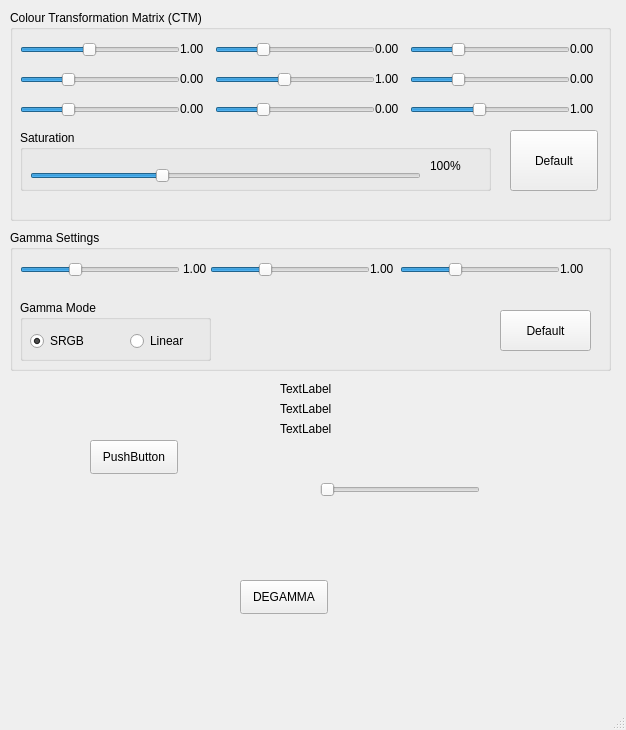
<?xml version="1.0" encoding="UTF-8"?>
<ui version="4.0">
 <class>MainWindow</class>
 <widget class="QMainWindow" name="MainWindow">
  <property name="enabled">
   <bool>true</bool>
  </property>
  <property name="geometry">
   <rect>
    <x>0</x>
    <y>0</y>
    <width>626</width>
    <height>730</height>
   </rect>
  </property>
  <property name="sizePolicy">
   <sizepolicy hsizetype="Preferred" vsizetype="Preferred">
    <horstretch>0</horstretch>
    <verstretch>0</verstretch>
   </sizepolicy>
  </property>
  <property name="minimumSize">
   <size>
    <width>626</width>
    <height>394</height>
   </size>
  </property>
  <property name="maximumSize">
   <size>
    <width>626</width>
    <height>16777215</height>
   </size>
  </property>
  <property name="windowTitle">
   <string>AMDGPU Colour Manager</string>
  </property>
  <widget class="QWidget" name="centralWidget">
   <widget class="QPushButton" name="default_dega">
    <property name="geometry">
     <rect>
      <x>240</x>
      <y>580</y>
      <width>88</width>
      <height>34</height>
     </rect>
    </property>
    <property name="text">
     <string>DEGAMMA</string>
    </property>
   </widget>
   <widget class="QGroupBox" name="groupBox">
    <property name="geometry">
     <rect>
      <x>10</x>
      <y>10</y>
      <width>601</width>
      <height>211</height>
     </rect>
    </property>
    <property name="title">
     <string>Colour Transformation Matrix (CTM)</string>
    </property>
    <widget class="QSlider" name="ctm_s_1">
     <property name="geometry">
      <rect>
       <x>10</x>
       <y>30</y>
       <width>160</width>
       <height>20</height>
      </rect>
     </property>
     <property name="minimum">
      <number>-200</number>
     </property>
     <property name="maximum">
      <number>500</number>
     </property>
     <property name="singleStep">
      <number>1</number>
     </property>
     <property name="pageStep">
      <number>10</number>
     </property>
     <property name="value">
      <number>100</number>
     </property>
     <property name="sliderPosition">
      <number>100</number>
     </property>
     <property name="orientation">
      <enum>Qt::Horizontal</enum>
     </property>
     <property name="tickPosition">
      <enum>QSlider::NoTicks</enum>
     </property>
     <property name="tickInterval">
      <number>0</number>
     </property>
    </widget>
    <widget class="QLabel" name="label_ctm_s_1">
     <property name="geometry">
      <rect>
       <x>170</x>
       <y>30</y>
       <width>31</width>
       <height>18</height>
      </rect>
     </property>
     <property name="text">
      <string>1.00</string>
     </property>
    </widget>
    <widget class="QSlider" name="ctm_s_2">
     <property name="geometry">
      <rect>
       <x>10</x>
       <y>60</y>
       <width>160</width>
       <height>20</height>
      </rect>
     </property>
     <property name="minimum">
      <number>-200</number>
     </property>
     <property name="maximum">
      <number>500</number>
     </property>
     <property name="pageStep">
      <number>10</number>
     </property>
     <property name="value">
      <number>0</number>
     </property>
     <property name="sliderPosition">
      <number>0</number>
     </property>
     <property name="orientation">
      <enum>Qt::Horizontal</enum>
     </property>
    </widget>
    <widget class="QLabel" name="label_ctm_s_2">
     <property name="geometry">
      <rect>
       <x>170</x>
       <y>60</y>
       <width>31</width>
       <height>18</height>
      </rect>
     </property>
     <property name="text">
      <string>0.00</string>
     </property>
    </widget>
    <widget class="QSlider" name="ctm_s_3">
     <property name="geometry">
      <rect>
       <x>10</x>
       <y>90</y>
       <width>160</width>
       <height>20</height>
      </rect>
     </property>
     <property name="minimum">
      <number>-200</number>
     </property>
     <property name="maximum">
      <number>500</number>
     </property>
     <property name="pageStep">
      <number>10</number>
     </property>
     <property name="value">
      <number>0</number>
     </property>
     <property name="sliderPosition">
      <number>0</number>
     </property>
     <property name="orientation">
      <enum>Qt::Horizontal</enum>
     </property>
    </widget>
    <widget class="QLabel" name="label_ctm_s_3">
     <property name="geometry">
      <rect>
       <x>170</x>
       <y>90</y>
       <width>31</width>
       <height>18</height>
      </rect>
     </property>
     <property name="text">
      <string>0.00</string>
     </property>
    </widget>
    <widget class="QSlider" name="ctm_s_4">
     <property name="geometry">
      <rect>
       <x>205</x>
       <y>30</y>
       <width>160</width>
       <height>20</height>
      </rect>
     </property>
     <property name="minimum">
      <number>-200</number>
     </property>
     <property name="maximum">
      <number>500</number>
     </property>
     <property name="pageStep">
      <number>10</number>
     </property>
     <property name="value">
      <number>0</number>
     </property>
     <property name="sliderPosition">
      <number>0</number>
     </property>
     <property name="orientation">
      <enum>Qt::Horizontal</enum>
     </property>
    </widget>
    <widget class="QLabel" name="label_ctm_s_4">
     <property name="geometry">
      <rect>
       <x>365</x>
       <y>30</y>
       <width>31</width>
       <height>18</height>
      </rect>
     </property>
     <property name="text">
      <string>0.00</string>
     </property>
    </widget>
    <widget class="QLabel" name="label_ctm_s_5">
     <property name="geometry">
      <rect>
       <x>365</x>
       <y>60</y>
       <width>31</width>
       <height>18</height>
      </rect>
     </property>
     <property name="text">
      <string>1.00</string>
     </property>
    </widget>
    <widget class="QLabel" name="label_ctm_s_6">
     <property name="geometry">
      <rect>
       <x>365</x>
       <y>90</y>
       <width>31</width>
       <height>18</height>
      </rect>
     </property>
     <property name="text">
      <string>0.00</string>
     </property>
    </widget>
    <widget class="QSlider" name="ctm_s_5">
     <property name="geometry">
      <rect>
       <x>205</x>
       <y>60</y>
       <width>160</width>
       <height>20</height>
      </rect>
     </property>
     <property name="minimum">
      <number>-200</number>
     </property>
     <property name="maximum">
      <number>500</number>
     </property>
     <property name="pageStep">
      <number>10</number>
     </property>
     <property name="value">
      <number>100</number>
     </property>
     <property name="sliderPosition">
      <number>100</number>
     </property>
     <property name="orientation">
      <enum>Qt::Horizontal</enum>
     </property>
    </widget>
    <widget class="QSlider" name="ctm_s_6">
     <property name="geometry">
      <rect>
       <x>205</x>
       <y>90</y>
       <width>160</width>
       <height>20</height>
      </rect>
     </property>
     <property name="minimum">
      <number>-200</number>
     </property>
     <property name="maximum">
      <number>500</number>
     </property>
     <property name="pageStep">
      <number>10</number>
     </property>
     <property name="value">
      <number>0</number>
     </property>
     <property name="sliderPosition">
      <number>0</number>
     </property>
     <property name="orientation">
      <enum>Qt::Horizontal</enum>
     </property>
    </widget>
    <widget class="QSlider" name="ctm_s_7">
     <property name="geometry">
      <rect>
       <x>400</x>
       <y>30</y>
       <width>160</width>
       <height>20</height>
      </rect>
     </property>
     <property name="minimum">
      <number>-200</number>
     </property>
     <property name="maximum">
      <number>500</number>
     </property>
     <property name="pageStep">
      <number>10</number>
     </property>
     <property name="value">
      <number>0</number>
     </property>
     <property name="sliderPosition">
      <number>0</number>
     </property>
     <property name="orientation">
      <enum>Qt::Horizontal</enum>
     </property>
    </widget>
    <widget class="QLabel" name="label_ctm_s_7">
     <property name="geometry">
      <rect>
       <x>560</x>
       <y>30</y>
       <width>31</width>
       <height>18</height>
      </rect>
     </property>
     <property name="text">
      <string>0.00</string>
     </property>
    </widget>
    <widget class="QSlider" name="ctm_s_8">
     <property name="geometry">
      <rect>
       <x>400</x>
       <y>60</y>
       <width>160</width>
       <height>20</height>
      </rect>
     </property>
     <property name="minimum">
      <number>-200</number>
     </property>
     <property name="maximum">
      <number>500</number>
     </property>
     <property name="pageStep">
      <number>10</number>
     </property>
     <property name="value">
      <number>0</number>
     </property>
     <property name="sliderPosition">
      <number>0</number>
     </property>
     <property name="orientation">
      <enum>Qt::Horizontal</enum>
     </property>
    </widget>
    <widget class="QLabel" name="label_ctm_s_8">
     <property name="geometry">
      <rect>
       <x>560</x>
       <y>60</y>
       <width>31</width>
       <height>18</height>
      </rect>
     </property>
     <property name="text">
      <string>0.00</string>
     </property>
    </widget>
    <widget class="QSlider" name="ctm_s_9">
     <property name="geometry">
      <rect>
       <x>400</x>
       <y>90</y>
       <width>160</width>
       <height>20</height>
      </rect>
     </property>
     <property name="minimum">
      <number>-200</number>
     </property>
     <property name="maximum">
      <number>500</number>
     </property>
     <property name="pageStep">
      <number>10</number>
     </property>
     <property name="value">
      <number>100</number>
     </property>
     <property name="sliderPosition">
      <number>100</number>
     </property>
     <property name="orientation">
      <enum>Qt::Horizontal</enum>
     </property>
    </widget>
    <widget class="QLabel" name="label_ctm_s_9">
     <property name="geometry">
      <rect>
       <x>560</x>
       <y>90</y>
       <width>31</width>
       <height>18</height>
      </rect>
     </property>
     <property name="text">
      <string>1.00</string>
     </property>
    </widget>
    <widget class="QPushButton" name="default_ctm">
     <property name="geometry">
      <rect>
       <x>500</x>
       <y>120</y>
       <width>88</width>
       <height>61</height>
      </rect>
     </property>
     <property name="text">
      <string>Default</string>
     </property>
    </widget>
    <widget class="QGroupBox" name="groupBox_3">
     <property name="geometry">
      <rect>
       <x>10</x>
       <y>120</y>
       <width>471</width>
       <height>61</height>
      </rect>
     </property>
     <property name="title">
      <string>Saturation</string>
     </property>
     <widget class="QSlider" name="sat_s">
      <property name="geometry">
       <rect>
        <x>10</x>
        <y>30</y>
        <width>391</width>
        <height>31</height>
       </rect>
      </property>
      <property name="minimum">
       <number>0</number>
      </property>
      <property name="maximum">
       <number>300</number>
      </property>
      <property name="pageStep">
       <number>9</number>
      </property>
      <property name="value">
       <number>100</number>
      </property>
      <property name="orientation">
       <enum>Qt::Horizontal</enum>
      </property>
     </widget>
     <widget class="QLabel" name="label_sat">
      <property name="geometry">
       <rect>
        <x>410</x>
        <y>20</y>
        <width>41</width>
        <height>31</height>
       </rect>
      </property>
      <property name="text">
       <string>100%</string>
      </property>
     </widget>
    </widget>
   </widget>
   <widget class="QGroupBox" name="groupBox_2">
    <property name="geometry">
     <rect>
      <x>10</x>
      <y>230</y>
      <width>601</width>
      <height>141</height>
     </rect>
    </property>
    <property name="title">
     <string>Gamma Settings</string>
    </property>
    <widget class="QSlider" name="rega_s_1">
     <property name="geometry">
      <rect>
       <x>10</x>
       <y>30</y>
       <width>160</width>
       <height>20</height>
      </rect>
     </property>
     <property name="minimum">
      <number>0</number>
     </property>
     <property name="maximum">
      <number>300</number>
     </property>
     <property name="singleStep">
      <number>1</number>
     </property>
     <property name="pageStep">
      <number>10</number>
     </property>
     <property name="value">
      <number>100</number>
     </property>
     <property name="sliderPosition">
      <number>100</number>
     </property>
     <property name="orientation">
      <enum>Qt::Horizontal</enum>
     </property>
     <property name="tickPosition">
      <enum>QSlider::NoTicks</enum>
     </property>
     <property name="tickInterval">
      <number>0</number>
     </property>
    </widget>
    <widget class="QSlider" name="rega_s_2">
     <property name="geometry">
      <rect>
       <x>200</x>
       <y>30</y>
       <width>160</width>
       <height>20</height>
      </rect>
     </property>
     <property name="minimum">
      <number>0</number>
     </property>
     <property name="maximum">
      <number>300</number>
     </property>
     <property name="singleStep">
      <number>1</number>
     </property>
     <property name="pageStep">
      <number>10</number>
     </property>
     <property name="value">
      <number>100</number>
     </property>
     <property name="sliderPosition">
      <number>100</number>
     </property>
     <property name="orientation">
      <enum>Qt::Horizontal</enum>
     </property>
     <property name="tickPosition">
      <enum>QSlider::NoTicks</enum>
     </property>
     <property name="tickInterval">
      <number>0</number>
     </property>
    </widget>
    <widget class="QSlider" name="rega_s_3">
     <property name="geometry">
      <rect>
       <x>390</x>
       <y>30</y>
       <width>160</width>
       <height>20</height>
      </rect>
     </property>
     <property name="minimum">
      <number>0</number>
     </property>
     <property name="maximum">
      <number>300</number>
     </property>
     <property name="singleStep">
      <number>1</number>
     </property>
     <property name="pageStep">
      <number>10</number>
     </property>
     <property name="value">
      <number>100</number>
     </property>
     <property name="sliderPosition">
      <number>100</number>
     </property>
     <property name="orientation">
      <enum>Qt::Horizontal</enum>
     </property>
     <property name="tickPosition">
      <enum>QSlider::NoTicks</enum>
     </property>
     <property name="tickInterval">
      <number>0</number>
     </property>
    </widget>
    <widget class="QLabel" name="label_rega_s_1">
     <property name="geometry">
      <rect>
       <x>173</x>
       <y>30</y>
       <width>31</width>
       <height>18</height>
      </rect>
     </property>
     <property name="text">
      <string>1.00</string>
     </property>
    </widget>
    <widget class="QLabel" name="label_rega_s_2">
     <property name="geometry">
      <rect>
       <x>360</x>
       <y>30</y>
       <width>31</width>
       <height>18</height>
      </rect>
     </property>
     <property name="text">
      <string>1.00</string>
     </property>
    </widget>
    <widget class="QLabel" name="label_rega_s_3">
     <property name="geometry">
      <rect>
       <x>550</x>
       <y>30</y>
       <width>41</width>
       <height>18</height>
      </rect>
     </property>
     <property name="text">
      <string>1.00</string>
     </property>
    </widget>
    <widget class="QPushButton" name="default_rega">
     <property name="geometry">
      <rect>
       <x>490</x>
       <y>80</y>
       <width>91</width>
       <height>41</height>
      </rect>
     </property>
     <property name="text">
      <string>Default</string>
     </property>
    </widget>
    <widget class="QGroupBox" name="groupBox_4">
     <property name="geometry">
      <rect>
       <x>10</x>
       <y>70</y>
       <width>191</width>
       <height>61</height>
      </rect>
     </property>
     <property name="title">
      <string>Gamma Mode</string>
     </property>
     <widget class="QRadioButton" name="degam_r_1">
      <property name="geometry">
       <rect>
        <x>10</x>
        <y>30</y>
        <width>71</width>
        <height>22</height>
       </rect>
      </property>
      <property name="text">
       <string>SRGB</string>
      </property>
      <property name="checked">
       <bool>true</bool>
      </property>
     </widget>
     <widget class="QRadioButton" name="degam_r_2">
      <property name="geometry">
       <rect>
        <x>110</x>
        <y>30</y>
        <width>71</width>
        <height>22</height>
       </rect>
      </property>
      <property name="text">
       <string>Linear</string>
      </property>
     </widget>
    </widget>
   </widget>
   <widget class="QSlider" name="hue_s">
    <property name="enabled">
     <bool>false</bool>
    </property>
    <property name="geometry">
     <rect>
      <x>320</x>
      <y>480</y>
      <width>160</width>
      <height>20</height>
     </rect>
    </property>
    <property name="maximum">
     <number>360</number>
    </property>
    <property name="singleStep">
     <number>1</number>
    </property>
    <property name="orientation">
     <enum>Qt::Horizontal</enum>
    </property>
   </widget>
   <widget class="QLabel" name="label_v_1">
    <property name="enabled">
     <bool>false</bool>
    </property>
    <property name="geometry">
     <rect>
      <x>710</x>
      <y>370</y>
      <width>58</width>
      <height>18</height>
     </rect>
    </property>
    <property name="text">
     <string>TextLabel</string>
    </property>
   </widget>
   <widget class="QLabel" name="label_v_2">
    <property name="enabled">
     <bool>false</bool>
    </property>
    <property name="geometry">
     <rect>
      <x>710</x>
      <y>390</y>
      <width>58</width>
      <height>18</height>
     </rect>
    </property>
    <property name="text">
     <string>TextLabel</string>
    </property>
   </widget>
   <widget class="QLabel" name="label_v_3">
    <property name="enabled">
     <bool>false</bool>
    </property>
    <property name="geometry">
     <rect>
      <x>710</x>
      <y>410</y>
      <width>58</width>
      <height>18</height>
     </rect>
    </property>
    <property name="text">
     <string>TextLabel</string>
    </property>
   </widget>
   <widget class="QLabel" name="label_sv_1">
    <property name="geometry">
     <rect>
      <x>280</x>
      <y>380</y>
      <width>58</width>
      <height>18</height>
     </rect>
    </property>
    <property name="text">
     <string>TextLabel</string>
    </property>
   </widget>
   <widget class="QLabel" name="label_sv_2">
    <property name="geometry">
     <rect>
      <x>280</x>
      <y>400</y>
      <width>58</width>
      <height>18</height>
     </rect>
    </property>
    <property name="text">
     <string>TextLabel</string>
    </property>
   </widget>
   <widget class="QLabel" name="label_sv_3">
    <property name="geometry">
     <rect>
      <x>280</x>
      <y>420</y>
      <width>58</width>
      <height>18</height>
     </rect>
    </property>
    <property name="text">
     <string>TextLabel</string>
    </property>
   </widget>
   <widget class="QPushButton" name="pushButton">
    <property name="geometry">
     <rect>
      <x>90</x>
      <y>440</y>
      <width>88</width>
      <height>34</height>
     </rect>
    </property>
    <property name="text">
     <string>PushButton</string>
    </property>
   </widget>
   <zorder>groupBox</zorder>
   <zorder>default_dega</zorder>
   <zorder>groupBox_2</zorder>
   <zorder>hue_s</zorder>
   <zorder>label_v_1</zorder>
   <zorder>label_v_2</zorder>
   <zorder>label_v_3</zorder>
   <zorder>label_sv_1</zorder>
   <zorder>label_sv_2</zorder>
   <zorder>label_sv_3</zorder>
   <zorder>pushButton</zorder>
  </widget>
  <widget class="QStatusBar" name="statusBar"/>
 </widget>
 <layoutdefault spacing="6" margin="11"/>
 <resources/>
 <connections/>
</ui>
